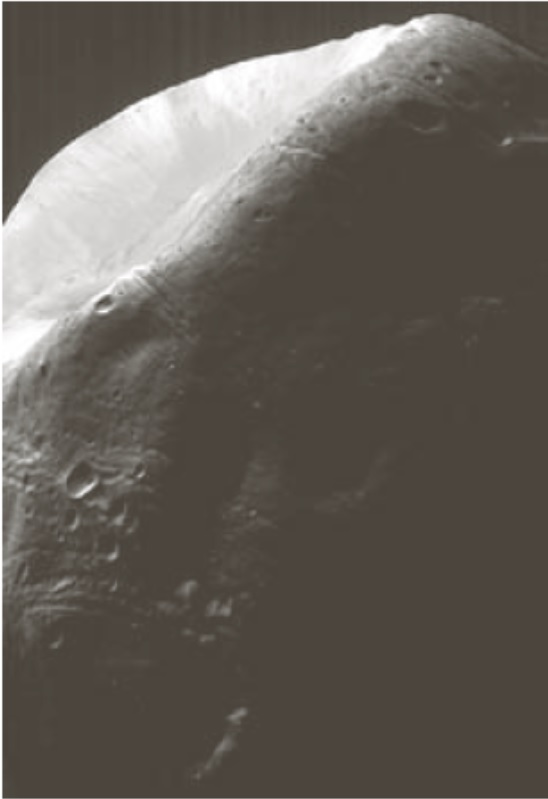
#> input picture Images/1.jpeg, 548 x 799 px
$ jupyter execute Lab04.ipynb
#> lines starting #> are read from the running program, lines starting #| are printed output that depends on the picture
[cell 1]
import cv2
import matplotlib.pyplot as plt
import numpy as np

[cell 2]
images = ['Images/1.jpeg', 'Images/2.jpeg', 'Images/3.jpeg', 'Images/4.jpeg', 'Images/5.jpeg']

def compute_histogram(img):
    hist = np.zeros(256, dtype=int)
    rows, cols = img.shape
#> rows = 799; cols = 548
    for i in range(rows):
        for j in range(cols):
            intensity = img[i, j]
            hist[intensity] += 1
#> after the loop, hist = 256 values, max 201753 at index 70, min 0 at index 0, mean 1710.4
    return hist/(rows*cols)


def histogram_equalization(img):
    rows, cols = img.shape
#> rows = 799; cols = 548
    hist = compute_histogram(img) * (rows*cols)
    total_pixels = img.shape[0]*img.shape[1]
#> total_pixels = 437852
    pdf = hist / total_pixels
#> pdf = 256 values, max 0.461 at index 70, min 0 at index 0, mean 0.00391

    cdf = np.zeros(256)
    cdf[0] = pdf[0]

    for i in range(1, 256):
        cdf[i] = cdf[i-1] + pdf[i]
#> after the loop, cdf = 256 values from 0 to 1

    mapping = np.round(cdf * 255).astype(np.uint8)
#> mapping = 256 values from 0 to 255

    equalized = np.zeros_like(img)

    for i in range(img.shape[0]):
        for j in range(img.shape[1]):
            equalized[i, j] = mapping[img[i, j]]
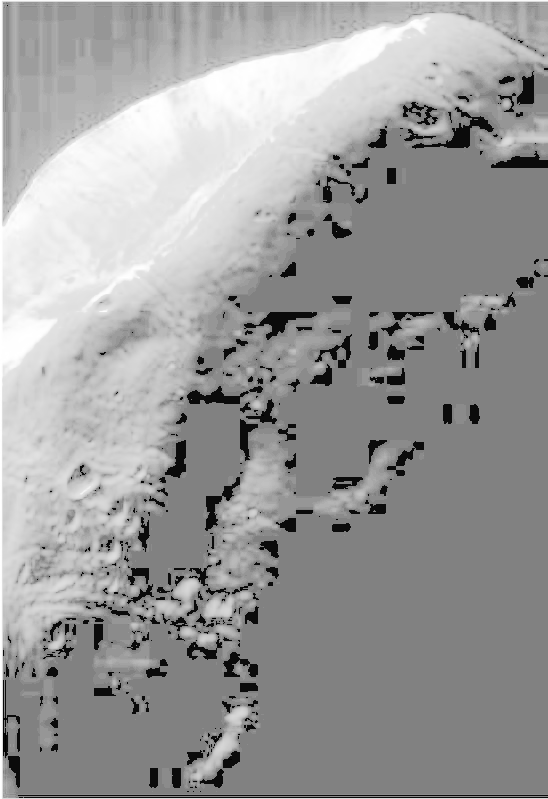
#> equalized: shape (799, 548); min 0, max 255, mean 155.7

    return equalized

[cell 3]
fig, axes = plt.subplots(5, 4, figsize=(20, 16))
fig.suptitle("Histogram Equalization ", fontsize=24)

for col in range(5):
    img = cv2.imread(images[col], cv2.IMREAD_GRAYSCALE)
    axes[col, 0].imshow(img, cmap='gray', vmin=0, vmax=255)
    axes[col, 0].set_title(f"Image {col+1}")
    axes[col, 0].axis("off")

    axes[col, 1].bar(range(256), compute_histogram(img))
    axes[col, 1].set_xlim(0, 255)
    axes[col, 1].set_title("Original Histogram")

    axes[col, 2].imshow(histogram_equalization(img), cmap='gray', vmin=0, vmax=255)
    axes[col, 2].axis("off")
    axes[col, 2].set_title("Equalized Img")

    axes[col, 3].bar(range(256), compute_histogram(histogram_equalization(img)))
    axes[col, 3].set_xlim(0, 255)
    axes[col, 3].set_title("Equalized Histogram")
#> pass 2 of the loop `for col in range(5):`:
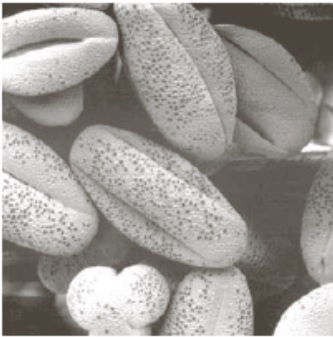
#> input picture Images/2.jpeg, 333 x 337 px
#> img: shape (337, 333)
#> in histogram_equalization (call 3), `hist = compute_histogram(img) * (rows*cols)`: hist = 256 values, max 3243 at index 70, min 0 at index 0, mean 438.4
#> pdf = 256 values, max 0.0289 at index 70, min 0 at index 0, mean 0.00391
#> after the loop in histogram_equalization (call 3), `for i in range(img.shape[0]):`:
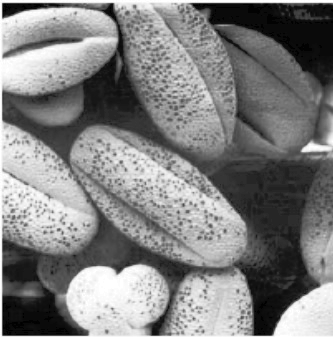
#> equalized: shape (337, 333); min 0, max 255, mean 128.4
#> pass 3 of the loop `for col in range(5):`:
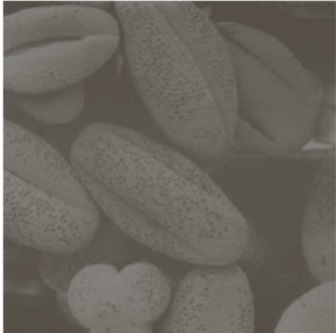
#> input picture Images/3.jpeg, 336 x 333 px
#> img: shape (333, 336)
#> in histogram_equalization (call 5), `hist = compute_histogram(img) * (rows*cols)`: hist = 256 values, max 6738 at index 85, min 0 at index 0, mean 437.1
#> pdf = 256 values, max 0.0602 at index 85, min 0 at index 0, mean 0.00391
#> after the loop in histogram_equalization (call 5), `for i in range(img.shape[0]):`:
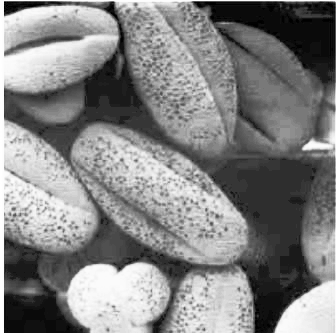
#> equalized: shape (333, 336); min 0, max 255, mean 130.7
#> the loop made 5 passes; the first 3 are shown

plt.tight_layout()
plt.show()
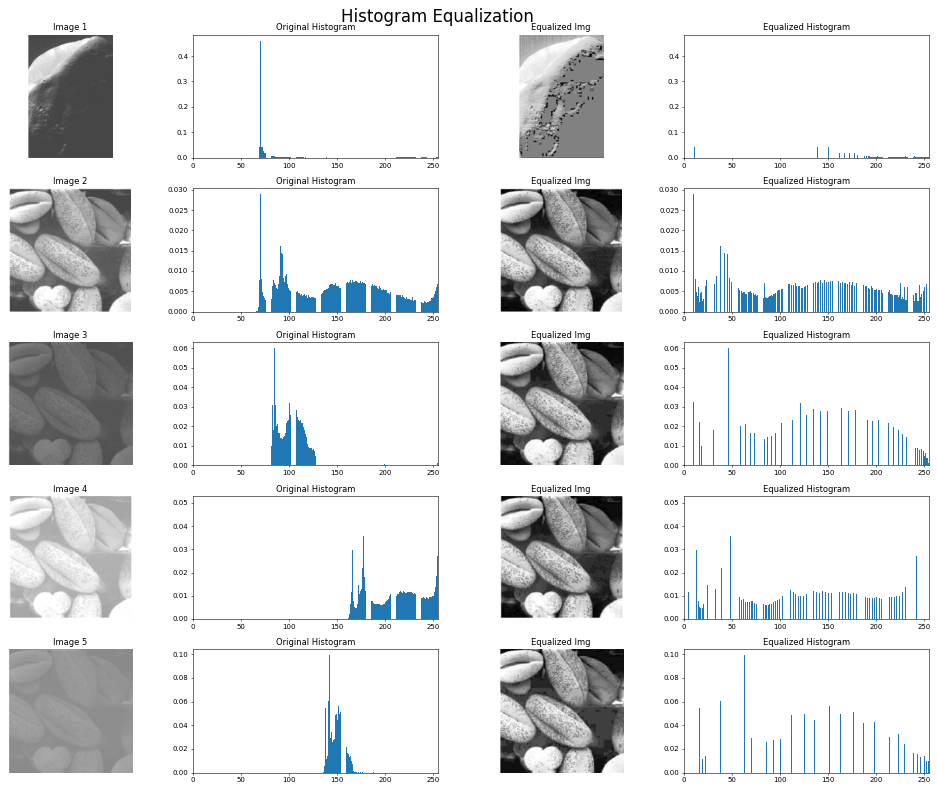
#> figure drawn by matplotlib, 20 panels; panel 2: tallest bar 0.461 high, from x = 69.6 to 70.4; panel 4: tallest bar 0.461 high, from x = 128.6 to 129.4; panel 6: tallest bar 0.0289 high, from x = 69.6 to 70.4; panel 8: tallest bar 0.0289 high, from x = 9.6 to 10.4
